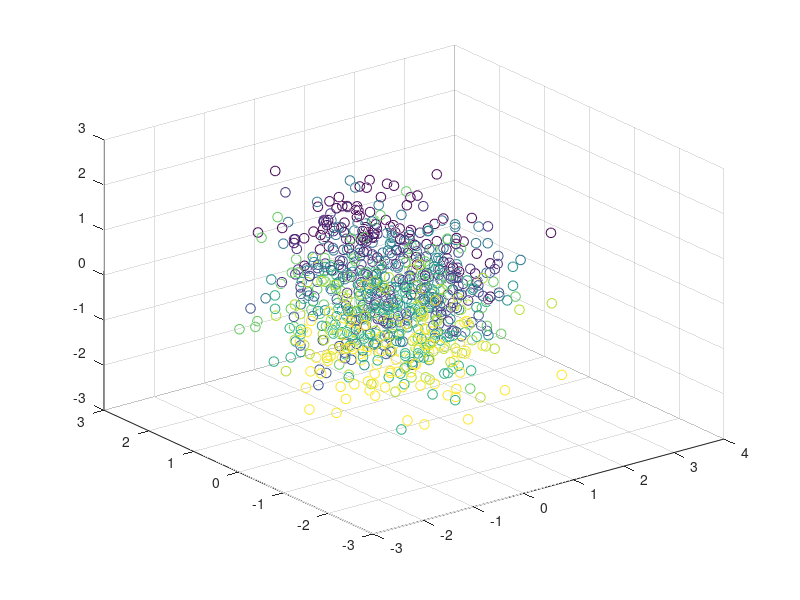
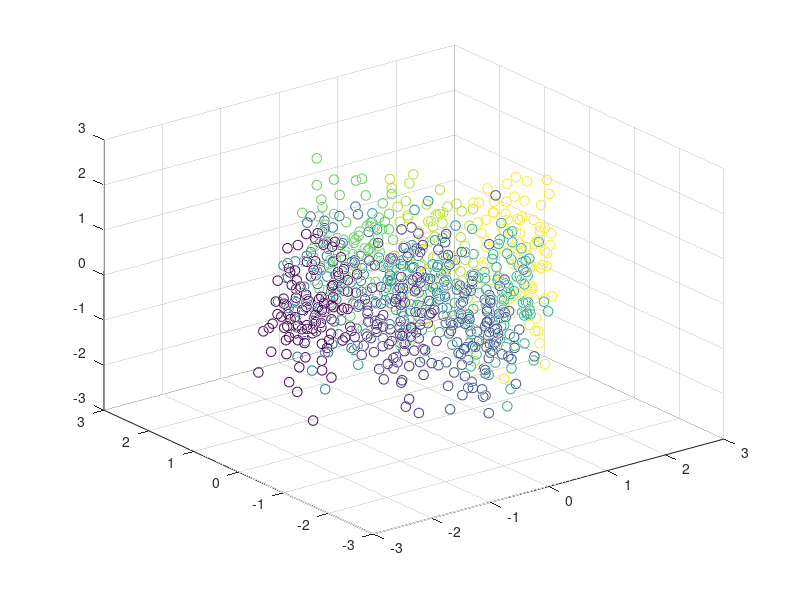
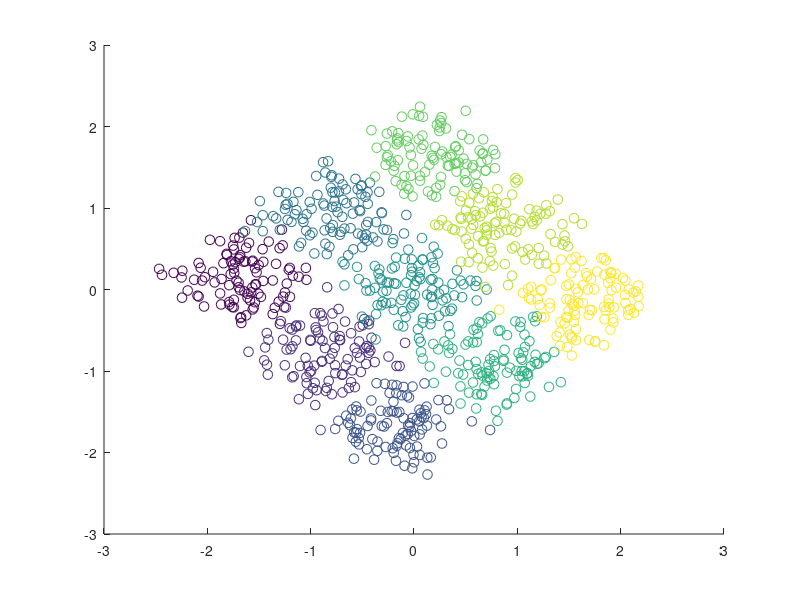

Here is the MATLAB script that generated these plots, in order:
clear;
close all;
load('Sample.mat');

%% a)
figure('Name', '3D Plot before PCA');
scatter3(mDmapped(:,1), mDmapped(:,2), mDmapped(:,3), 50, L);

%% b)

m = mean(mDmapped, 1) ;
X = mDmapped - repmat(m, [size(mDmapped, 1) 1]);

C = cov(X);
[eig_vecs, eig_vals] = eigs(C,3);


%% c)
% 2 dimensional

%% d)

pcaReduced = X * eig_vecs;

figure('Name', '3D Plot after PCA');
scatter3(pcaReduced(:,1), pcaReduced(:,2), pcaReduced(:,3), 50, L);

figure('Name', '2D Plot after PCA');
scatter(pcaReduced(:,1), pcaReduced(:,2), 50, L);

